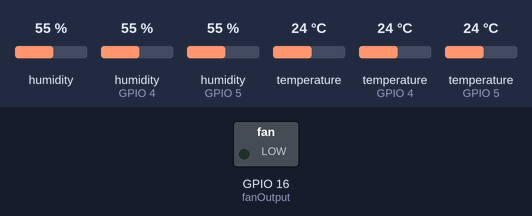
A sketch run on a simulated ESP8266 (NodeMCU). Parts: switched loads named in the sketch (green lamp = pin HIGH). The test bench sets the inputs (shaded band); at power-on: temperature 24 °C, humidity 55 %, humidity (sensors on GPIO 4, GPIO 5) 55 %, temperature (sensors on GPIO 4, GPIO 5) 24 °C. WiFi joins after 1.5 s; servers stay silent unless stated.

Above: at 2.7 s.
2.8 s: temperature (sensor 0) set to 7 °C
4.7 s: temperature (sensor 0) set to 4 °C
At 5.9 s:
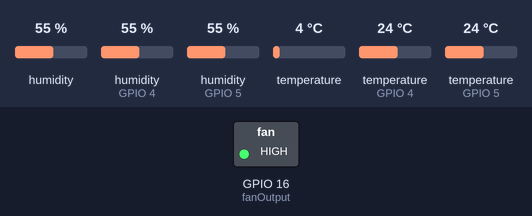
7.1 s: temperature (sensor 0) set to 12 °C
At 8.3 s:
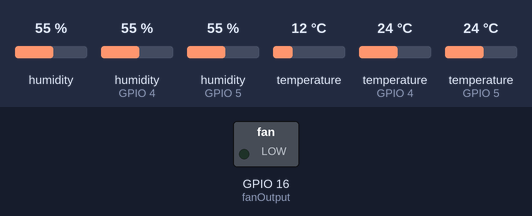
9.1 s: temperature (sensor 0) set to 0 °C
At 10.7 s:
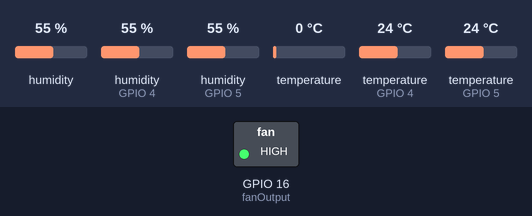
Timing chart, 0 to 12.1 s (numbered marks = the images above; inputs shaded):
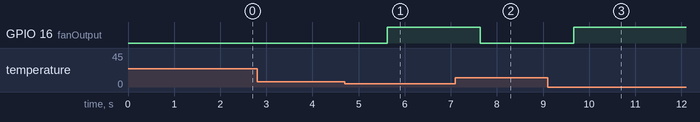

The sketch:

miningRigTempControl.ino
```cpp
#include <ESP8266WiFi.h>
#include <DHT.h>

#define fanOutput 16
#define MOBO_DHTPin 5
#define GPU_DHTPin 4
#define PSU_DHTPin 0

String header;

float temperature[3] = {0,0,0};
float humidity[3] = {0,0,0};
float lowTemp, avgTemp, highTemp, lowHum, avgHum, highHum;
int fanState = 1;
int freezing = 0;

char* ssid = "xxx";
char* password = "xxx";

WiFiServer server(80);
DHT MOBO_DHT(MOBO_DHTPin, DHT11);
DHT GPU_DHT(GPU_DHTPin, DHT11);
DHT PSU_DHT(PSU_DHTPin, DHT11);

void setup() {
  pinMode(fanOutput, OUTPUT);
  digitalWrite(fanOutput, LOW);

  WiFi.begin(ssid, password);
  while (WiFi.status() != WL_CONNECTED) {
    delay(500);
  }

  lowTemp = 0;
  highTemp = 0;
  lowHum = 0;
  highHum = 0;

  server.begin();
  MOBO_DHT.begin();
  GPU_DHT.begin();
  PSU_DHT.begin();
}

void loop(){
  temperature[0] = MOBO_DHT.readTemperature();
  humidity[0] = MOBO_DHT.readHumidity();
  temperature[1] = GPU_DHT.readTemperature();
  humidity[1] = GPU_DHT.readHumidity();
  temperature[2] = PSU_DHT.readTemperature();
  humidity[2] = PSU_DHT.readHumidity();

  avgTemp = 0;
  avgHum = 0;

  for(int i = 0; i < 3; i++) {
    //if any temp sensor is freezing, we ignore the average
    if (temperature[i] <= 5) {
      avgTemp = 0;
      freezing = 1;
      break;
    } else {
      freezing = 0;
    }
  }

  //need separate loop in case break is called
  for(int i = 0; i < 3; i++) {
    avgTemp = avgTemp + temperature[i];
    avgHum = avgHum + humidity[i];

    if (temperature[i] < lowTemp)
      lowTemp = temperature[i];
    else if (temperature[i] > highTemp)
      highTemp = temperature[i];

    if (humidity[i] < lowHum)
      lowHum = humidity[i];
    else if (humidity[i] > highHum)
      highHum = humidity[i];
  }

  avgTemp = avgTemp / 3;
  avgHum = avgHum / 3;

  if (avgTemp >= 10 && freezing == 0) {
    fanState = 1;
    digitalWrite(fanOutput, LOW);
  } else {
    fanState = 0;
    digitalWrite(fanOutput, HIGH);
  }

  WiFiClient client = server.available();

  if (client) {
    String currentLine = "";
    while (client.connected()) {
      if (client.available()) {
        char c = client.read();
        header += c;
        if (c == '\n') {
          if (currentLine.length() == 0) {
            client.println("HTTP/1.1 200 OK");
            client.println("Content-type:text/html");
            client.println("Connection: close");
            client.println();
            client.println("<!DOCTYPE html><html>");
            client.println("<head><meta name=\"viewport\" content=\"width=device-width, initial-scale=1\">");
            client.println("<link rel=\"icon\" href=\"https://www.nicepng.com/png/detail/441-4412701_transparent-twitch-emote-monkas-pepe-monkas.png\">");
            client.println("<style>html { font-family: Helvetica; display: inline-block; margin: 0px auto; text-align: center;}");
            client.println("text-decoration: none; font-size: 30px; margin: 2px; cursor: pointer;}</style></head>");

            if (freezing)
              client.println("<body style='background-color:red;'><h1>Mining Boy Climate Control</h1>");
            else
              client.println("<body style='background-color:white;'><h1>Mining Boy Climate Control</h1>");

            client.println("<p>MOBO Temp. : " + String(temperature[0]) + " // GPU Temp. : " + String(temperature[1]) + " // PSU Temp. : " + String(temperature[2]) + "</p>");
            client.println("<p>MOBO Hum. : " + String(humidity[0]) + " // GPU Hum. : " + String(humidity[1]) + " // PSU Hum. : " + String(humidity[2]) + "</p>");
            client.println("<p>Low Temp. : " + String(lowTemp) + " // Avg Temp. : " + String(avgTemp) + " // High Temp. : " + String(highTemp) + "</p>");
            client.println("<p>Low Hum. : " + String(lowHum) + " // Avg Hum. : " + String(avgHum) + " // High Hum. : " + String(highHum) + "</p>");

            if (fanState)
              client.println("<p>Fan State : On</p>");
            else
              client.println("<p>Fan State : Off</p>");

            if (freezing)
              client.println("<p>Freezing : YES</p>");
            else
              client.println("<p>Freezing : NO</p>");

            client.println("</body></html>");
            client.println();
            break;
          } else {
            currentLine = "";
          }
        } else if (c != '\r') {
          currentLine += c;
        }
      }
    }
    header = "";
    client.stop();
  }
}
```

Measured:
- the behaviour switches between 6 and 5 °C on temperature (sensor 0) (found by bisection; images 0 and 1)
- after the input at 2.8 s, every drawn part: stays the same
- after the input at 4.7 s, GPIO 16 (fanOutput): LOW → HIGH after 0.92 s
- after the input at 7.1 s, GPIO 16 (fanOutput): HIGH → LOW after 0.54 s
- after the input at 9.1 s, GPIO 16 (fanOutput): LOW → HIGH after 0.56 s
